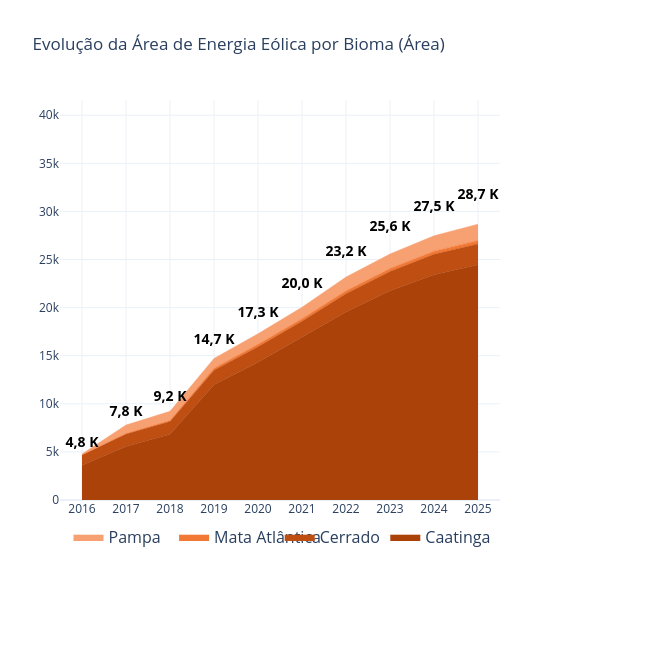

This figure's notebook cell:
### Code cell
# Célula 6A
# Variante em gráfico de área empilhada (em vez de barras) do mesmo painel de biomas.
df_bioma_area = df[df['tipo_region'] == 'bioma']
pivot_bioma_area = df_bioma_area.pivot_table(index='year', columns='nome_region', values='area_ha', aggfunc='sum').fillna(0)
totais_anuais_area = pivot_bioma_area.sum(axis=1)

cores_map_area = {'Caatinga': "#AB420A", 'Cerrado': "#BE4E12", 'Mata Atlântica': "#F27836", 'Pampa': "#F7A173"}
BIOMAS_MINORITARIOS_AREA = ['Cerrado', 'Mata Atlântica', 'Pampa']

fig_area = go.Figure()

for bioma in pivot_bioma_area.columns:
    # Rótulo da Caatinga (valor em K nos extremos 2016/2025) fica oculto —
    # só o bloco de total por ano (abaixo) continua visível.
    textos = ["" for _ in pivot_bioma_area.index]

    fig_area.add_trace(go.Scatter(
        x=pivot_bioma_area.index, y=pivot_bioma_area[bioma], name=bioma,
        mode='lines+text', stackgroup='biomas',
        line=dict(width=0.5, color=cores_map_area.get(bioma, '#ccc')),
        fillcolor=cores_map_area.get(bioma, '#ccc'),
        text=textos, textposition='bottom center',
        textfont=dict(color='white', size=16),
        hovertemplate='<b>Bioma:</b> ' + bioma + '<br><b>Ano:</b> %{x}<br><b>Área:</b> %{y:,.2f} ha<extra></extra>'
    ))

# Bloco de texto com o total do ano, ancorado acima da área empilhada — apenas
# o total em negrito para todos os anos (rótulos de Cerrado, Mata Atlântica e
# Pampa ficam ocultos também em 2025).
y_texto_area = totais_anuais_area * 1.08

textos_totais_area = [f"<b>{total/1000:.1f} K</b>".replace('.', ',') for total in totais_anuais_area]

fig_area.add_trace(go.Scatter(
    x=totais_anuais_area.index, y=y_texto_area, mode='text', text=textos_totais_area,
    textposition='top center', textfont=dict(size=14, color='black'),
    showlegend=False, hoverinfo='skip',
    cliponaxis=False,
))

fig_area.update_layout(
    barmode='stack', title_text="Evolução da Área de Energia Eólica por Bioma (Área)", template="plotly_white",
    width=650, height=650,
    legend=dict(orientation="h", y=-0.05, x=0.5, xanchor="center", font=dict(size=16), entrywidth=0.24, entrywidthmode='fraction'),
    margin=dict(t=100, b=150, l=60, r=150), xaxis=dict(tickmode='linear'),
    yaxis=dict(range=[0, totais_anuais_area.max() * 1.45])
)
fig_area.show()
if salvar_grafico:
    print("Salvando o grafico com DPI 450")
    salvar_grafico_alta_resolucao(fig_area, 'evolucao_area_por_bioma_eolica_area', dpi=450)

### Figure 1 — Plotly figure (JSON) as saved in the notebook; plotly's stock layout.template omitted (floating-point values rounded to 4 significant figures)
{"data": [{"fillcolor": "#AB420A", "hovertemplate": "<b>Bioma:</b> Caatinga<br><b>Ano:</b> %{x}<br><b>Área:</b> %{y:,.2f} ha<extra></extra>", "line": {"color": "#AB420A", "width": 0.5}, "mode": "lines+text", "name": "Caatinga", "stackgroup": "biomas", "text": ["", "", "", "", "", "", "", "", "", ""], "textfont": {"color": "white", "size": 16}, "textposition": "bottom center", "type": "scatter", "x": [2016, 2017, 2018, 2019, 2020, 2021, 2022, 2023, 2024, 2025], "y": [3605.0, 5565.0, 6831.0, 11980.0, 14310.0, 16910.0, 19540.0, 21740.0, 23420.0, 24450.0]}, {"fillcolor": "#BE4E12", "hovertemplate": "<b>Bioma:</b> Cerrado<br><b>Ano:</b> %{x}<br><b>Área:</b> %{y:,.2f} ha<extra></extra>", "line": {"color": "#BE4E12", "width": 0.5}, "mode": "lines+text", "name": "Cerrado", "stackgroup": "biomas", "text": ["", "", "", "", "", "", "", "", "", ""], "textfont": {"color": "white", "size": 16}, "textposition": "bottom center", "type": "scatter", "x": [2016, 2017, 2018, 2019, 2020, 2021, 2022, 2023, 2024, 2025], "y": [1078.0, 1302.0, 1340.0, 1507.0, 1617.0, 1668.0, 1905.0, 2005.0, 2121.0, 2180.0]}, {"fillcolor": "#F27836", "hovertemplate": "<b>Bioma:</b> Mata Atlântica<br><b>Ano:</b> %{x}<br><b>Área:</b> %{y:,.2f} ha<extra></extra>", "line": {"color": "#F27836", "width": 0.5}, "mode": "lines+text", "name": "Mata Atlântica", "stackgroup": "biomas", "text": ["", "", "", "", "", "", "", "", "", ""], "textfont": {"color": "white", "size": 16}, "textposition": "bottom center", "type": "scatter", "x": [2016, 2017, 2018, 2019, 2020, 2021, 2022, 2023, 2024, 2025], "y": [4.671, 43.57, 87.54, 226.4, 258.0, 278.4, 303.6, 323.3, 336.3, 357.8]}, {"fillcolor": "#F7A173", "hovertemplate": "<b>Bioma:</b> Pampa<br><b>Ano:</b> %{x}<br><b>Área:</b> %{y:,.2f} ha<extra></extra>", "line": {"color": "#F7A173", "width": 0.5}, "mode": "lines+text", "name": "Pampa", "stackgroup": "biomas", "text": ["", "", "", "", "", "", "", "", "", ""], "textfont": {"color": "white", "size": 16}, "textposition": "bottom center", "type": "scatter", "x": [2016, 2017, 2018, 2019, 2020, 2021, 2022, 2023, 2024, 2025], "y": [94.63, 879.4, 964.6, 1009.0, 1091.0, 1185.0, 1425.0, 1506.0, 1591.0, 1696.0]}, {"cliponaxis": false, "hoverinfo": "skip", "mode": "text", "showlegend": false, "text": ["<b>4,8 K</b>", "<b>7,8 K</b>", "<b>9,2 K</b>", "<b>14,7 K</b>", "<b>17,3 K</b>", "<b>20,0 K</b>", "<b>23,2 K</b>", "<b>25,6 K</b>", "<b>27,5 K</b>", "<b>28,7 K</b>"], "textfont": {"color": "black", "size": 14}, "textposition": "top center", "type": "scatter", "x": [2016, 2017, 2018, 2019, 2020, 2021, 2022, 2023, 2024, 2025], "y": [5166.0, 8413.0, 9960.0, 15900.0, 18660.0, 21640.0, 25030.0, 27620.0, 29660.0, 30970.0]}], "layout": {"barmode": "stack", "height": 650, "legend": {"entrywidth": 0.24, "entrywidthmode": "fraction", "font": {"size": 16}, "orientation": "h", "x": 0.5, "xanchor": "center", "y": -0.05}, "margin": {"b": 150, "l": 60, "r": 150, "t": 100}, "title": {"text": "Evolução da Área de Energia Eólica por Bioma (Área)"}, "width": 650, "xaxis": {"tickmode": "linear"}, "yaxis": {"range": [0, 41580.0]}}}
